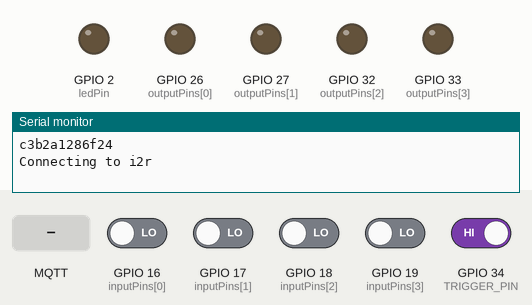
The sketch below on a simulated ESP32. Shown: output pins drawn as LEDs (lit = HIGH), the last lines printed to the serial monitor. The test bench sets the inputs (shaded band); at power-on: GPIO 34 (TRIGGER_PIN) HIGH, GPIO 16 (inputPins[0]), GPIO 17 (inputPins[1]), GPIO 18 (inputPins[2]), GPIO 19 (inputPins[3]) LOW. WiFi joins after 1.5 s; servers stay silent unless stated; storage starts empty; no MQTT or app messages arrive unless stated. At 8.3 s the program restarts the board; the recording ends there.

Above: at 0.1 s.
At 2.7 s:
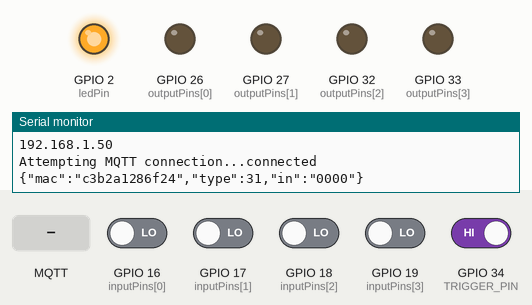
2.8 s: MQTT message "1" arrives on the first subscribed topic
4.3 s: MQTT message "on" arrives on the first subscribed topic
5.8 s: MQTT message "off" arrives on the first subscribed topic
7.3 s: GPIO 34 (TRIGGER_PIN) driven LOW
Timing chart, 0 to 8.3 s (numbered marks = the images above; inputs shaded):
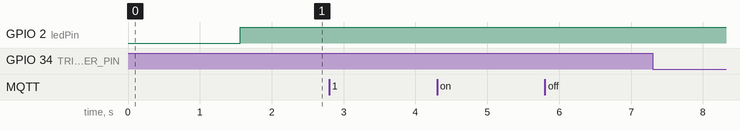

The sketch:

i2r-03-04-awsLight.ino
```cpp
#include <Arduino.h>
#include <ArduinoJson.h>
#include <PubSubClient.h>
#include <WiFi.h>
#include <Wire.h>
#include <SPIFFS.h>
#include <FS.h>
#include <ESP.h>
#include <WiFiClientSecure.h>
#include "secrets.h"

int type=31; // 기기 인식번호
#define TRIGGER_PIN 34

// Output pin numbers
const int outputPins[4] = {26, 27, 32, 33};
// Input pin numbers
const int inputPins[4] = {16, 17, 18, 19};

const char* ssid = "i2r";
const char* password = "00000000";
String mqtt_server = "***.amazonaws.com";
const char* outTopic = "/i2r/outTopic";
const char* inTopic = "/i2r/inTopic";
const char* clientName = "";

unsigned long currentMillis=0;
unsigned long previousMillis = 0;
const long interval = 1000;
String sMac;
int value;
char msg[200];
int mqttConnected=0; // 1=연결 0=끊김

int Out[8]={0},In[10]={0};  // plc 입력과 출력 저장
// pls return 메세지 처리
String sIn="";  // 받은 문자열
int serial2InTime=0;
String strIn="0000",strInPre="0001"; // In[] 을 string으로 저장


WiFiClientSecure espClient;
//PubSubClient client(AWS_IOT_ENDPOINT, 8883, espClient);
PubSubClient client(mqtt_server.c_str(), 8883, espClient);

//json을 위한 설정
StaticJsonDocument<200> doc;
DeserializationError error;
JsonObject root;

void bootWifiStation();
void callback(char* topic, byte* payload, unsigned int length);
void doTick();
void publishMqtt();
void reconnect();
void readConfig();
void saveConfig();
void setup();


const int ledPin = 2;

void setup() {
  // Set each output pin as an output
  for (int i = 0; i < 4; i++) {
    pinMode(outputPins[i], OUTPUT);
  }
  // Set each input pin as an input
  for (int i = 0; i < 4; i++) {
    pinMode(inputPins[i], INPUT);
  }
  pinMode(ledPin, OUTPUT);
  pinMode(TRIGGER_PIN, INPUT);
  Serial.begin(115200);

  //이름 자동으로 생성
  uint8_t chipid[6]="";
  WiFi.macAddress(chipid);
  char* cChipID = new char[13];
  sprintf(cChipID,"%02x%02x%02x%02x%02x%02x%c",chipid[5], chipid[4], chipid[3], chipid[2], chipid[1], chipid[0],0);
  sMac=String(cChipID);
  clientName = sMac.c_str();
  Serial.println("");
  Serial.println(clientName);

  //readConfig();
  bootWifiStation();

  client.setCallback(callback);
  // Configure WiFiClientSecure to use the AWS IoT device credentials
  espClient.setCACert(AWS_CERT_CA);
  espClient.setCertificate(AWS_CERT_CRT);
  espClient.setPrivateKey(AWS_CERT_PRIVATE);
}

void bootWifiStation() {
  delay(10);
  // We start by connecting to a WiFi network
  Serial.println();
  Serial.print("Connecting to ");
  Serial.println(ssid);

  WiFi.begin(ssid, password);

  while (WiFi.status() != WL_CONNECTED) {
    delay(500);
    Serial.print(".");
    //공장리셋
    if ( digitalRead(TRIGGER_PIN) == LOW )
      factoryDefault();
  }

  Serial.println("");
  Serial.println("WiFi connected");
  Serial.println("IP address: ");
  Serial.println(WiFi.localIP());
}

void callback(char* topic, byte* payload, unsigned int length) {
  Serial.print("Message arrived [");
  Serial.print(topic);
  Serial.print("] ");
  for (int i = 0; i < length; i++) {
    Serial.print((char)payload[i]);
  }

  String s;
  deserializeJson(doc,payload);
  root = doc.as<JsonObject>();
  const char* macIn = root["mac"];
  if( sMac.equals(String(macIn))) {
    int no = root["outNo"];
    int value = root["value"];
    Out[no]=value;
    Serial.print(" ");
    Serial.print(no);
    Serial.print(" ");
    Serial.print(outputPins[no]);
    Serial.print(" ");
    Serial.println(Out[no]);
    digitalWrite(outputPins[no], Out[no]);
  }
}

// mqtt 통신에 지속적으로 접속한다.
void reconnect() {
  if(WiFi.status() != WL_CONNECTED)
    return;
  // Loop until we're reconnected
  //while (!client.connected()) {
    Serial.print("Attempting MQTT connection...");
    // Attempt to connect
    if (client.connect(clientName)) {
      Serial.println("connected");
      client.subscribe(inTopic);
      mqttConnected=1;
      digitalWrite(ledPin, mqttConnected);  //mqtt 상태표시
      publishMqtt();
    } else {
      Serial.print("failed, rc=");
      Serial.print(client.state());
      Serial.println(" try again in 5 seconds");
      mqttConnected=0;
      digitalWrite(ledPin, mqttConnected);  //mqtt 상태표시
      // Wait 5 seconds before retrying
      //delay(5000);
    }
  //}
}

void loop() {
  doTick();
  //공장리셋
  if ( digitalRead(TRIGGER_PIN) == LOW )
    factoryDefault();
}

//1초 마다 실행되는 시간함수
void doTick() {
  if(mqttConnected==1)
    client.loop();

  currentMillis = millis();
  if (currentMillis - previousMillis >= interval) {
    if (!client.connected())
      reconnect();
    previousMillis = currentMillis;
    for (int i = 0; i < 4; i++) {
      // Read the state of the current input pin
      In[i] = digitalRead(inputPins[i]);
    }

    strInPre=strIn;
    strIn=String(In[0])+String(In[1])+String(In[2])+String(In[3]);
    if( !strIn.equals(strInPre)) {
      publishMqtt();
      //Serial.println(strInPre);
      //Serial.println(strIn);
    }
  }

}

void publishMqtt()
{
  if(mqttConnected != 1)
    return;

  StaticJsonDocument<200> doc;
  JsonObject root = doc.to<JsonObject>();
  String json;
  root["mac"] = sMac;
  root["type"] = type;
  root["in"] = strIn;
  serializeJson(root, msg);
  client.publish(outTopic, msg);
  Serial.println(msg);
}
```

secrets.h
```cpp
// Device Certificate
static const char AWS_CERT_CRT[] PROGMEM = R"KEY(
-----BEGIN CERTIFICATE-----
MIIDWjCCAkKgAwIBAgIVAJR0itZEjCxLTep1jDFxoQQP4wLyMA0GCSqGSIb3DQEB
CwUAME0xSzBJBgNVBAsMQkFtYXpvbiBXZWIgU2VydmljZXMgTz1BbWF6b24uY29t
IEluYy4gTD1TZWF0dGxlIFNUPVdhc2hpbmd0b24gQz1VUzAeFw0yMzA1MDIwNjQ5
NDlaFw00OTEyMzEyMzU5NTlaMB4xHDAaBgNVBAMME0FXUyBJb1QgQ2VydGlmaWNh
dGUwggEiMA0GCSqGSIb3DQEBAQUAA4IBDwAwggEKAoIBAQCsTMw26v4brs0jwJP7
-----END CERTIFICATE-----
)KEY";

// Device Private Key
static const char AWS_CERT_PRIVATE[] PROGMEM = R"KEY(
-----BEGIN RSA PRIVATE KEY-----
MIIEogIBAAKCAQEArEzMNur+G67NI8CT+x2Bj+HOoD1wqv4njaOiZw1kHp7Jws4v
kUQyOH2RmFm1HoCar7V0HHFJH9wH22shRnXM/0P7SHf+CPArhjbe1n3n4la6Kzs1
3/gktnK5vYE7TB6Fzm17W6+EELUEtaXvUo5MMeRdlESHpNxlBdt15q01sX657iSE
9nPq6+Eu/v01eTjQ1tta8v5Oa8pvrnjYxPVKWSTSzEE9cVo2+X4QdDFitnnTim9r
3zd8Ed9Q2e94zlI3g9k6q3FQUvzJ49fQ7J75voaDGlFLp49iOoH8XkmLNblZ9R9W
946ms1YbPVlFIdsHRaUcejyW9Co+QZoDOT5WmwIDAQABAoIBADFCA1/v7pWbc6o0
9BlmZhPsSlYlOoCoCEbF8Tfk7CqU2rmGmLK+/FyKCYW0n8MIoTB6f6dh+7XQAa8J
-----END RSA PRIVATE KEY-----
)KEY";

// Amazon Root CA 1
static const char AWS_CERT_CA[] PROGMEM = R"EOF(
-----BEGIN CERTIFICATE-----
MIIDQTCCAimgAwIBAgITBmyfz5m/jAo54vB4ikPmljZbyjANBgkqhkiG9w0BAQsF
ADA5MQswCQYDVQQGEwJVUzEPMA0GA1UEChMGQW1hem9uMRkwFwYDVQQDExBBbWF6
b24gUm9vdCBDQSAxMB4XDTE1MDUyNjAwMDAwMFoXDTM4MDExNzAwMDAwMFowOTEL
-----END CERTIFICATE-----
)EOF";

//Enter the name of your AWS IoT thing, MyNewESP
```

tools.ino
```cpp
void readConfig() {
  if (!SPIFFS.begin(true)) { // SPIFFS를 시작하고 필요하면 포맷
    Serial.println("An Error has occurred while mounting SPIFFS");
    return;
  }

  File f = SPIFFS.open("/config.txt", "r");
  if (!f) {
      Serial.println("file open failed");
  }  Serial.println("====== Reading from SPIFFS file =======");

  mqtt_server=f.readStringUntil('\n');
  f.close();
  SPIFFS.end();
  Serial.println("Mqtt Server: "+mqtt_server);
}

void saveConfig() {
  if (!SPIFFS.begin(true)) { // SPIFFS를 시작하고 필요하면 포맷
    Serial.println("An Error has occurred while mounting SPIFFS");
    return;
  }

  // open file for writing
  File f = SPIFFS.open("/config.txt", "w");
  if (!f) {
      Serial.println("file open failed");
  }
  //f.println(ipMqtt);
  f.println(mqtt_server);
  f.close();
  SPIFFS.end();
  delay(2000);
  ESP.restart();
  delay(2000);
}

// trigger pin 0(D3) 2(D4)
void factoryDefault() {
    Serial.println("mode as Factory Deafault");
    Serial.println("Please wait over 3 min");
    SPIFFS.begin();
    SPIFFS.format();
    SPIFFS.end();
    delay(1000);
    ESP.restart();
    delay(1000);
}
```
